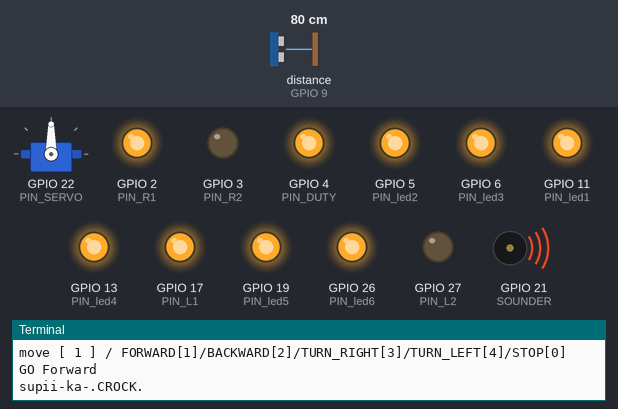
A program run on a simulated Raspberry Pi (BCM pin numbers). On the bench: servo, output pins drawn as LEDs (lit = HIGH), buzzer (waves = sounding), the last lines printed to the terminal. The test bench sets the inputs (shaded band); at power-on: distance to the obstacle (sensor on GPIO 9) 80 cm. The echo pulse lasts 58.3 µs per cm; servo angles are drawn from the pulse width (0.5 ms = 0°, 2.5 ms = 180°); the clock reads 2024-03-15 10:24:30 at power-on unless the program sets it; pins used as bus, display or sensor lines are not drawn.

Above: at 12.8 s.
12.9 s: distance to the obstacle (sensor on GPIO 9) set to 2 cm
At 15.0 s:
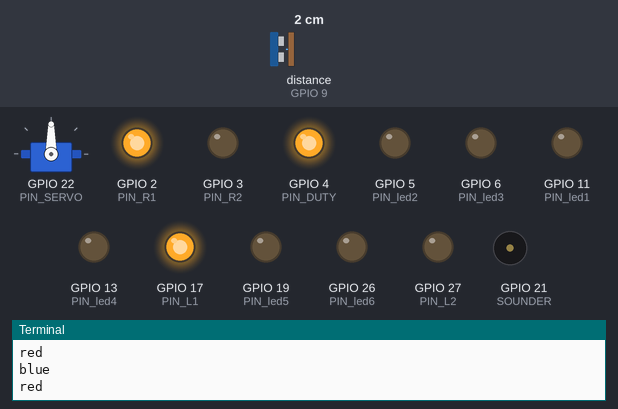
17.0 s: distance to the obstacle (sensor on GPIO 9) set to 18 cm
At 19.1 s:
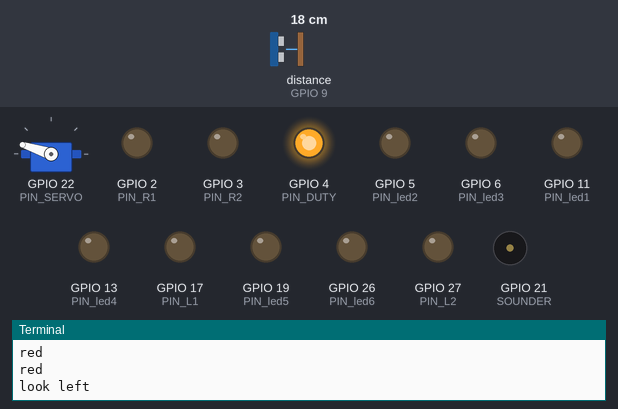
At 30.1 s:
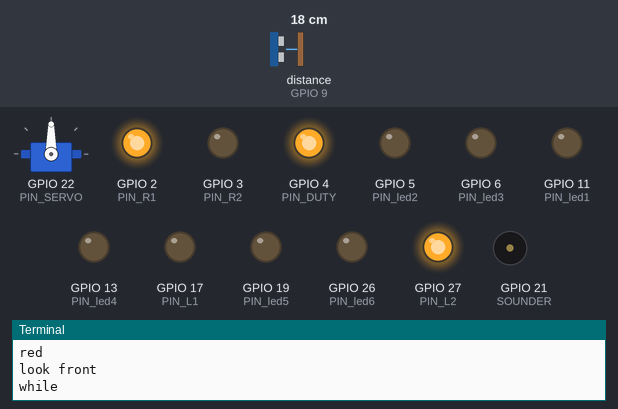
Timing chart, 0 to 30.6 s (numbered marks = the images above; inputs shaded):
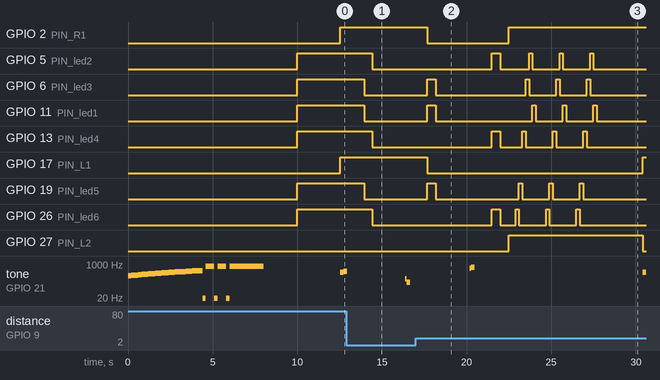

Measured:
- after the input at 17.0 s, GPIO 5 (PIN_led2): LOW → HIGH after 4.5 s, then repeats every 1.9 s: LOW 1.7 s, HIGH 0.20 s, until it stays LOW from 27.5 s; GPIO 13 (PIN_led4): LOW → HIGH after 4.5 s, → LOW 0.50 s later, → HIGH 1.3 s later, → LOW 0.20 s later, … (8 changes in this stretch)

The program:

main.py
```python
import time
import RPi.GPIO as GPIO
# GPIOのモードをセット（GPIO番号で指定）
GPIO.setmode(GPIO.BCM)

import motor
import sensor
import servo
import sound
import led

KYORI=15

# ロボットを初期化する
def init():
	# モータ停止
	motor.stop()
	sound.STARTUP()
	led.STARTUP()
	# 顔を正面に向ける
	servo.drive_servo(servo.FRONT)

# メインプログラム
def start_main():
	init()
	print("init")

	while True:
		# 距離が15cm以上だったら1秒間前に進む
		print("while")
		if sensor.getDistance() >=KYORI:
			motor.drive(motor.FORWARD)
			print("GO Forward")
			sound.CLOCK()
			led.blue_blink(0.8)
			time.sleep(0.5)
		# 距離が5cm以下だったら止まって、方向転換
		else:  #sensor.getDistance() <= KYORI:
			sound.NG()
			motor.stop()
			led.red_blink(0.8)
			# 左を確認
			servo.drive_servo(servo.LEFT)
			# 距離が6cm以上だったら方向転換
			if sensor.getDistance() >= KYORI:
				sound.OK()
				led.blue_blink(0.8)
				motor.drive(motor.TURN_LEFT)
				print("TURN LEFT")
				led.seq_back(3)
				time.sleep(1)
				servo.drive_servo(servo.FRONT)
				######=================----------------------------------------------------------
			else:
				sound.NG()
				led.red_blink(0.8)
				# 右を確認
				servo.drive_servo(servo.RIGHT)
				# 距離が6cm以上だったら方向転換
				if sensor.getDistance() >= KYORI:
					sound.OK()
					led.blue_blink(0.8)
					motor.drive(motor.TURN_RIGHT)
					print("TURN RIGHT")
					led.seq_forward(3)
					time.sleep(1)
					servo.drive_servo(servo.FRONT)
				# もう進めない場合は後ろに下がって回れ右
				else:
					sound.NG()
					led.red()
					print("led.red")
					motor.drive(motor.BACKWARD)
					print("motor.drive")
					time.sleep(2)
					servo.drive_servo(servo.FRONT)
					# End
					if sensor.getDistance() <= KYORI:
						sound.END()
						motor.end()
						led.seq_forward(1.2)
						led.seq_back(1.2)
						time.sleep(1)
						servo.drive_servo(servo.RIGHT)
						servo.drive_servo(servo.LEFT)
						servo.drive_servo(servo.RIGHT)
						servo.drive_servo(servo.FRONT)
						sensor.end()
						servo.end()
						GPIO.cleanup()
					else:
						sound.OK()
						motor.drive(motor.TURN_RIGHT)
						time.sleep(1)

try:
	#ここからスタート
	start_main()
except KeyboardInterrupt:
	#全体の終了
	motor.end()
	sensor.end()
	servo.end()
	sound.END()
	GPIO.cleanup()
```

motor.py
```python
import time
import RPi.GPIO as GPIO
# GPIOのモードをセット（GPIO番号で指定）
GPIO.setmode(GPIO.BCM)

#GPIOのポートを指定
# 左のモーター用
PIN_R1 = 2						#3pin
PIN_R2 = 3						#5pin
# 右のモーター用
PIN_L1 = 17					#11pin
PIN_L2 = 27					#13pin
# モーター速度制御用
PIN_DUTY = 4				#7pin

# モータの動き
STOP = 0
FORWARD = 1
BACKWARD = 2
TURN_RIGHT = 3
TURN_LEFT = 4
# モータ番号
RIGHT = 0
LEFT = 1

# モーターのポート分GPIOの出力用に指定
GPIO.setup(PIN_R1, GPIO.OUT)
GPIO.setup(PIN_R2, GPIO.OUT)
GPIO.setup(PIN_L1, GPIO.OUT)
GPIO.setup(PIN_L2, GPIO.OUT)
GPIO.setup(PIN_DUTY, GPIO.OUT)

# モータの回転速度を指定
pwm_LR = GPIO.PWM(PIN_DUTY, 30)
pwm_LR.start(100)

# モーターを制御する関数
# @param motor_no = LEFT/RIGHT
# @param act = FORWARD/BACKWARD/STOP
def set_motor(motor_no, act):
	# 右のモーターが指定された場合
	if motor_no == RIGHT:
		# 前回転
		GPIO.output(PIN_R1, 1)
		GPIO.output(PIN_R2, 0)
		# 後回転
		if act == BACKWARD :
			GPIO.output(PIN_R1, 0)
			GPIO.output(PIN_R2, 1)
		# STOP
		if act == STOP :
			GPIO.output(PIN_R1, 0)
			GPIO.output(PIN_R2, 0)
	# 左のモーターが指定された場合
	elif motor_no == LEFT:
		# 前回転
		GPIO.output(PIN_L1, 1)
		GPIO.output(PIN_L2, 0)
		# 後回転
		if act == BACKWARD :
			GPIO.output(PIN_L1, 0)
			GPIO.output(PIN_L2, 1)
		# STOP
		if act == STOP :
			GPIO.output(PIN_L1, 0)
			GPIO.output(PIN_L2, 0)
	else:
		print ("ERROR invalid motor NO.")

# 両方のモーターを同時に制御する
# @param act = FORWARD/BACKWARD/TURN_RIGHT/TURN_LEFT/STOP
def drive(act):
	print ("move [", act , "] / FORWARD[1]/BACKWARD[2]/TURN_RIGHT[3]/TURN_LEFT[4]/STOP[0]")
	if act == TURN_RIGHT:
		set_motor(RIGHT, BACKWARD)
		set_motor(LEFT, FORWARD)
	elif act == TURN_LEFT:
		set_motor(RIGHT, FORWARD)
		set_motor(LEFT, BACKWARD)
	else:
		set_motor(RIGHT, act) # 左
		set_motor(LEFT, act) # 右

# 両方のモーターをストップする
def stop():
	set_motor(RIGHT, STOP)
	set_motor(LEFT, STOP )

def end():
	pwm_LR.stop()
	print ("motor end.")

# このプログラムファイルで動作確認
if  __name__ ==  "__main__":
	try:
		while True:
			drive(FORWARD) # 前へ
			time.sleep(3)
			drive(BACKWARD) # 後ろへ
			time.sleep(3)
			drive(TURN_RIGHT) # 右へ
			time.sleep(3)
			drive(TURN_LEFT) # 左へ
			time.sleep(3)
			stop() # 停止
			time.sleep(3)

	except KeyboardInterrupt:
		end()
		GPIO.cleanup()
```

sensor.py
```python
import time
import RPi.GPIO as GPIO
GPIO.setmode(GPIO.BCM)
GPIO.setwarnings(False)

PIN_TRIG = 10			#19pin
PIN_ECHO = 9			#21pin
GPIO.setup(PIN_TRIG,GPIO.OUT)
GPIO.setup(PIN_ECHO,GPIO.IN)

# 距離センサの値を返す
def readSignal():

		GPIO.output(PIN_TRIG, GPIO.LOW)
		time.sleep(0.3)

		GPIO.output(PIN_TRIG, True)
		time.sleep(0.00001)
		GPIO.output(PIN_TRIG, False)

		#初期化
		signaloff = 0
		signalon = 0

		while GPIO.input(PIN_ECHO) == 0:
			signaloff = time.time()

		while GPIO.input(PIN_ECHO) == 1:
			signalon = time.time()

		timepassed = signalon - signaloff
		distance = timepassed * 17000
		return distance

# 距離センサの計測値３回の平均を返す
def getDistance():
	data1 = readSignal()
	time.sleep(0.01)
	data2 = readSignal()
	time.sleep(0.01)
	data3 = readSignal()

	# 3回の平均を計算する
	return (data1 + data2 + data3 ) / 3

def end():
	print ("sensor end.")

# このプログラムファイルで動作確認
if  __name__ ==  "__main__":

	print("START")

	try:
		while True:
			print ( "distance = [", getDistance() , "]")
			time.sleep(0.2)

	except KeyboardInterrupt:
		end()
		GPIO.cleanup()
```

servo.py
```python
import time
import RPi.GPIO as GPIO
GPIO.setmode(GPIO.BCM)

PIN_SERVO = 22		#15pin
GPIO.setup(PIN_SERVO, GPIO.OUT)

# 20ms
frameTime = 20
# 50Hz
freq = 1000 / frameTime

RIGHT = 0
LEFT = 1
FRONT = 2

pwm_SERVO = GPIO.PWM(PIN_SERVO, freq)
pwm_SERVO.start(0)

# @param direction = LEFT/RIGHT/FRONT
def drive_servo( direction ):
		if direction == LEFT:
			pulseWidth = 2.30
			print ("look left")
		elif direction == RIGHT:
			pulseWidth = 0.75
			print ("look right")
		elif direction == FRONT:
			pulseWidth = 1.5
			print ("look front")
		else:
			print ("ERROR illegal direction.")
		pwm_SERVO.ChangeDutyCycle( 100 * pulseWidth / frameTime )
		time.sleep(0.6)

def end():
	pwm_SERVO.stop()
	print ("servo end.")

# このプログラムファイルで動作確認
if  __name__ ==  "__main__":
	try:
		while True:
			drive_servo(LEFT)
			drive_servo(FRONT)
			drive_servo(RIGHT)
			drive_servo(FRONT)

	except KeyboardInterrupt:
		end()
		GPIO.cleanup()
```

sound.py
```python
# coding: utf-8
import RPi.GPIO as GPIO
import time

SOUNDER = 21 #Pin40/BOARD, GPIO21/BCM
#DOREMI_Hz = [ 262, 294, 330, 349, 392, 440, 494, 523 ]
OK_Hz=392
NG_Hz=180
CLOCK_Hz=440
END_Hz=650

GPIO.setmode(GPIO.BCM)
GPIO.setup(SOUNDER, GPIO.OUT)

freq=440
p = GPIO.PWM(SOUNDER, freq)
p.start(50)

def OK():
		print ("supi-ka-.OK." )
		#p.ChangeFrequency(OK_Hz)
		#time.sleep(1)
		p.start(50)
		p.ChangeFrequency(620)
		time.sleep(0.1)
		p.ChangeFrequency(700)
		time.sleep(0.2)
		p.stop()
		time.sleep(1)


def NG():
		print ("supi-ka-.NG.")
		#p.ChangeFrequency(NG_Hz)
		#time.sleep(1)
		p.start(50)
		p.ChangeFrequency(180)
		time.sleep(0.1)
		p.ChangeFrequency(120)
		time.sleep(0.2)
		p.stop()
		time.sleep(1)


def CLOCK():
		print ("supii-ka-.CROCK.")
		#p.ChangeFrequency(CLOCK_Hz)
		#time.sleep(1)
		p.start(50)
		p.ChangeFrequency(390)
		time.sleep(0.2)
		p.ChangeFrequency(440)
		time.sleep(0.2)
		p.stop()
		time.sleep(1)


def END():
		print ("supi-ka-.END.")
		#p.ChangeFrequency(END_Hz)
		#time.sleep(1)
		p.start(50)
		p.ChangeFrequency(390)
		time.sleep(0.2)
		p.ChangeFrequency(460)
		time.sleep(3.0)
		p.stop()
		time.sleep(1)

def STARTUP():
		print ("supi-ka-.." )
		p.start(50)
		p.ChangeFrequency(260)
		time.sleep(0.2)
		p.ChangeFrequency(270)
		time.sleep(0.2)
		p.ChangeFrequency(280)
		time.sleep(0.2)
		p.ChangeFrequency(290)
		time.sleep(0.2)
		p.ChangeFrequency(300)
		time.sleep(0.2)
		p.ChangeFrequency(310)
		time.sleep(0.2)
		p.ChangeFrequency(320)
		time.sleep(0.2)
		p.ChangeFrequency(330)
		time.sleep(0.2)
		p.ChangeFrequency(340)
		time.sleep(0.2)
		p.ChangeFrequency(350)
		time.sleep(0.2)
		p.ChangeFrequency(360)
		time.sleep(0.2)
		p.ChangeFrequency(370)
		time.sleep(0.2)
		p.ChangeFrequency(380)
		time.sleep(0.2)
		p.ChangeFrequency(390)
		time.sleep(0.2)
		p.ChangeFrequency(400)
		time.sleep(0.2)
		p.ChangeFrequency(410)
		time.sleep(0.2)
		p.ChangeFrequency(420)
		time.sleep(0.2)
		p.ChangeFrequency(430)
		time.sleep(0.2)
		p.ChangeFrequency(440)
		time.sleep(0.2)
		p.ChangeFrequency(450)
		time.sleep(0.2)
		p.ChangeFrequency(460)
		time.sleep(0.2)
		p.ChangeFrequency(470)
		time.sleep(0.2)
		p.ChangeFrequency(1)
		time.sleep(0.2)
		p.ChangeFrequency(770)
		time.sleep(0.5)
		p.ChangeFrequency(1)
		time.sleep(0.2)
		p.ChangeFrequency(770)
		time.sleep(0.5)
		p.ChangeFrequency(1)
		time.sleep(0.2)
		p.ChangeFrequency(770)
		time.sleep(2.0)
		p.stop()
		time.sleep(1)

#
# このプログラムファイルで動作確認
if  __name__ ==  "__main__":
	try:
		while True:
			OK()
			time.sleep(1)
			NG()
			time.sleep(1)
			CLOCK()
			time.sleep(1)
			END()

	except KeyboardInterrupt:
		END()
		p.stop()
		GPIO.cleanup()
```

led.py
```python
import time
import RPi.GPIO as GPIO
GPIO.setmode(GPIO.BCM)

PIN_led1 = 11
PIN_led2 = 5
PIN_led3 = 6
PIN_led4 = 13
PIN_led5 = 19
PIN_led6 = 26

OFF = 0
ON = 1
TENNMETU_ZIKANN =0.5
TENNMETU_ZIKANN2=0.2

GPIO.setup(PIN_led1, GPIO.OUT)
GPIO.setup(PIN_led2, GPIO.OUT)
GPIO.setup(PIN_led3, GPIO.OUT)
GPIO.setup(PIN_led4, GPIO.OUT)
GPIO.setup(PIN_led5, GPIO.OUT)
GPIO.setup(PIN_led6, GPIO.OUT)

#-------------------------------------------
def red(mode):
		print("red")
		if mode == ON:
		# on
			GPIO.output(PIN_led1, ON)
			GPIO.output(PIN_led3, ON)
			GPIO.output(PIN_led5, ON)

		elif mode== OFF:
		# off
			GPIO.output(PIN_led1,OFF)
			GPIO.output(PIN_led3,OFF)
			GPIO.output(PIN_led5,OFF)

def blue(mode):
		print("blue")
		if mode == ON:
			# on
			red(OFF)
			GPIO.output(PIN_led2, ON)
			GPIO.output(PIN_led4, ON)
			GPIO.output(PIN_led6, ON)

		elif mode== OFF:
			# off
			red(OFF)
			GPIO.output(PIN_led2,OFF)
			GPIO.output(PIN_led4,OFF)
			GPIO.output(PIN_led6,OFF)

def all(mode):
		print("all")
		if mode == ON:
			# on
			red(ON)
			blue(ON)

		elif mode== OFF:
			# off
			red(OFF)
			blue(OFF)

def red_blink(times):
		print("red blink")
		i=0
		while i < times :
			# on
			red(ON)
			time.sleep(TENNMETU_ZIKANN)
			# off
			red(OFF)
			time.sleep(TENNMETU_ZIKANN)
			i += 1

def blue_blink(times):
		print("blue blink")
		i=0
		while i < times :
			# on
			blue(ON)
			time.sleep(TENNMETU_ZIKANN)
			# off
			blue(OFF)
			time.sleep(TENNMETU_ZIKANN)
			i += 1

def all_blink(times):
		print("all blink")
		i=0
		while i < times :
			# on
			blue(ON)
			red(ON)
			time.sleep(TENNMETU_ZIKANN)
			# off
			blue(OFF)
			red(OFF)
			time.sleep(TENNMETU_ZIKANN)
			i += 1

def led_ONOFF(number,mode ):
		if number ==1 and mode == ON:
			GPIO.output(PIN_led1, ON)
		if number ==1 and mode == OFF:
			GPIO.output(PIN_led1, OFF)
		#------
		if number ==2 and mode == ON:
			GPIO.output(PIN_led2, ON)
		if number ==2 and mode == OFF:
			GPIO.output(PIN_led2, OFF)
	#------
		if number ==3 and mode == ON:
			GPIO.output(PIN_led3, ON)
		if number ==3 and mode == OFF:
			GPIO.output(PIN_led3, OFF)
#------
		if number ==4 and mode == ON:
			GPIO.output(PIN_led4, ON)
		if number ==4 and mode == OFF:
			GPIO.output(PIN_led4, OFF)
#------
		if number ==5 and mode == ON:
			GPIO.output(PIN_led5, ON)
		if number ==5 and mode == OFF:
			GPIO.output(PIN_led5, OFF)
#------
		if number ==6 and mode == ON:
			GPIO.output(PIN_led6, ON)
		if number ==6 and mode == OFF:
			GPIO.output(PIN_led6, OFF)
	#------

def seq_forward(times):
		print("seq forward")
		all(OFF)
		j=0
		while j < times :
			i=1
			while  i< 8 :
				led_ONOFF(i, ON)
				led_ONOFF(i-1, OFF)
				time.sleep(TENNMETU_ZIKANN2)
				i+=1
			j+=1

def seq_back(times):
		print("seq forward")
		all(OFF)
		j=0
		while j < times :
			i=8
			while  i> -1 :
				led_ONOFF(i, ON)
				led_ONOFF(i+1, OFF)
				time.sleep(TENNMETU_ZIKANN2)
				i-=1
			j+=1
#-------------------------------------------


def STARTUP():
		print ("led.START." )
		GPIO.output(PIN_led1,0)
		GPIO.output(PIN_led2,0)
		GPIO.output(PIN_led3,0)
		GPIO.output(PIN_led4,0)
		GPIO.output(PIN_led5,0)
		GPIO.output(PIN_led6,0)
		time.sleep(1)
		GPIO.output(PIN_led1,1)
		GPIO.output(PIN_led2,1)
		GPIO.output(PIN_led3,1)
		GPIO.output(PIN_led4,1)
		GPIO.output(PIN_led5,1)
		GPIO.output(PIN_led6,1)
		time.sleep(1)

def OK():
		print ("led.OK." )
		GPIO.output(PIN_led2,0)
		GPIO.output(PIN_led4,0)
		GPIO.output(PIN_led6,0)
		time.sleep(0.5)
		GPIO.output(PIN_led2,1)
		GPIO.output(PIN_led4,1)
		GPIO.output(PIN_led6,1)
		time.sleep(1)


def NG():
		print ("led.NG.")

		time.sleep(1)


def CLOCK():
		print ("led.CROCK.")

		time.sleep(1)


def END():
		print ("led.END.")

		time.sleep(1)


# このプログラムファイルで動作確認
if  __name__ ==  "__main__":
	try:
		while True:
			seq_back(5)
			continue

			red(ON)
			time.sleep(1)
			red(OFF)
			time.sleep(1)
			#----------------
			blue(ON)
			time.sleep(1)
			blue(OFF)
			time.sleep(1)
			#--------------
			all(ON)
			time.sleep(1)
			all(OFF)
			time.sleep(1)
			#--------
			red_blink(3)#-------------------------------------------
			time.sleep(1)
			blue_blink(3)
			time.sleep(1)
			all_blink(3)

	except KeyboardInterrupt:
		GPIO.cleanup()
```
